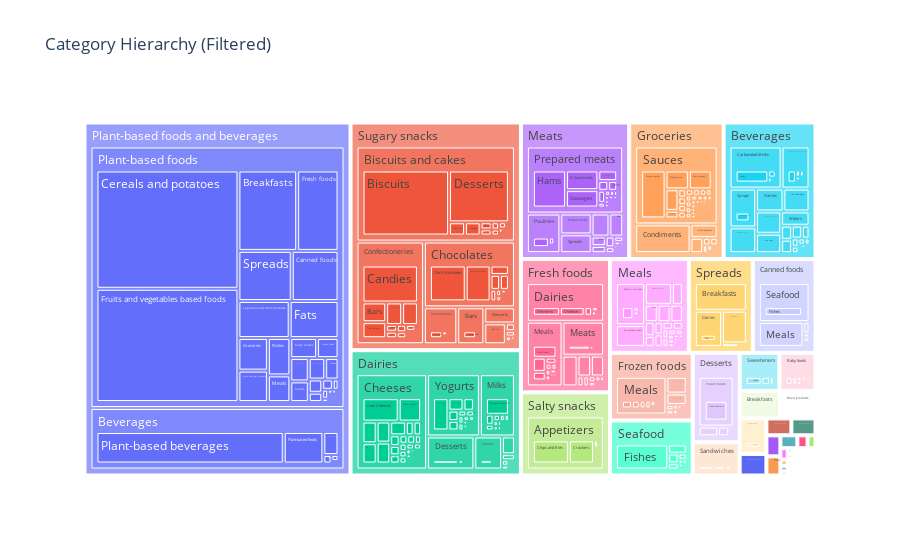

The code cell stored with this chart in its notebook:
### Code cell
import plotly.express as px

# Filter out unwanted values
df_filtered = df_cleaned[
    (df_cleaned['category_level_1'] != "not mentioned") &
    (df_cleaned['category_level_2'] != "Not Specified") &
    (df_cleaned['category_level_3'] != "Not Specified")
]

# Create a treemap without the excluded values
fig = px.treemap(df_filtered, path=['category_level_1', 'category_level_2', 'category_level_3'], title='Category Hierarchy (Filtered)')
fig.show()

### Figure 1 — Plotly figure (JSON) as saved in the notebook; plotly's stock layout.template omitted (floating-point values rounded to 4 significant figures; data arrays with more than 128 entries replaced by an {"elided": "..."} marker saying what was removed)
{"data": [{"branchvalues": "total", "domain": {"x": [0, 1], "y": [0, 1]}, "hovertemplate": "labels=%{label}<br>count=%{value}<br>parent=%{parent}<br>id=%{id}<extra></extra>", "ids": {"elided": "2837 str values"}, "labels": {"elided": "2837 str values"}, "name": "", "parents": {"elided": "2837 str values"}, "type": "treemap", "values": {"elided": "2837 int values"}}], "layout": {"legend": {"tracegroupgap": 0}, "title": {"text": "Category Hierarchy (Filtered)"}}}
